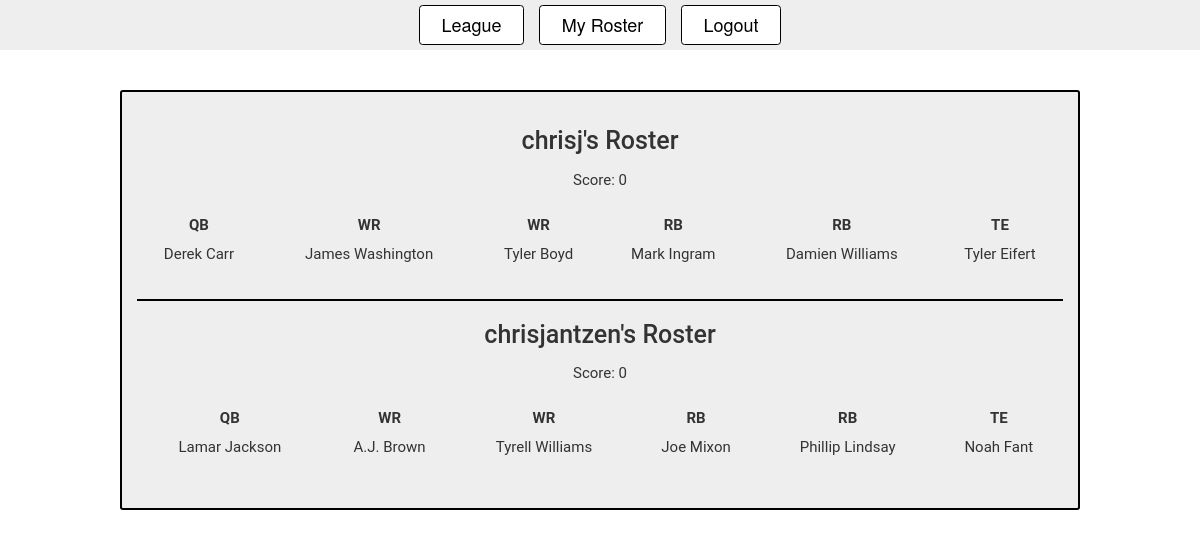
The app's page /league (signed in) with its own data.
### app.py (models this page shows)
class User(UserMixin, db.Model):
  id = db.Column(db.Integer, primary_key=True)
  username = db.Column(db.String(15), unique=True)
  email = db.Column(db.String(50), unique=True)
  password = db.Column(db.String(80))
  RosterID = db.Column(db.Integer)

### app.py (the view)
@app.route('/league')
@login_required
def league():
  rosters = Roster.query.with_entities(Roster.QB, Roster.WR1, Roster.WR2, Roster.RB1, Roster.RB2, Roster.TE, Roster.RosterID)
  players = getRosterPlayers(Players, User, rosters)
  return render_template('league.html', roster=players)

### app.py (called while the page is built)
@login_manager.user_loader
def load_user(user_id):
  return User.query.get(int(user_id))

### utils.py (called while the page is built)
def getRosterPlayers(Players, User, rosters):
  players = []
  for r in rosters:
    owner = User.query.filter_by(RosterID = r.RosterID).first()
    player_ids = [r.QB, r.WR1, r.WR2, r.RB1, r.RB2, r.TE]
    obj = {
      'names': {
        'QB': '',
        'WR1': '',
        'WR2': '',
        'RB1': '',
        'RB2': '',
        'TE': ''
      },
      'points': 0,
      'owner': owner.username
    }
    for pid, pos in zip(player_ids, positionsConst):
      name = Players.query.filter_by(PlayerID=pid).first()
      obj['names'][pos] = f'{name.PlayerFname} {name.PlayerLname}'
    players.append(obj)
  return players

### templates/league.html (shortened to what this page needs)
{% extends "bootstrap/base.html" %}
{% block styles %}
{{super()}}
<link rel="stylesheet" href="{{url_for('.static', filename='index.css')}}">
{% endblock %}
{% block content %}
<nav>
  <ul>
    <li><a href="{{ url_for('league') }}">League</a></li>
    <li><a href="{{ url_for('home') }}">My Roster</a></li>
    <li><a href="{{ url_for('logout') }}">Logout</a></li>
  </ul>
</nav>
<div class="container">
  <div class="template">
    {% for r in roster %}
      <div class="tableContainer">
        <h1 class="leagueTitle">{{ r.owner }}'s Roster</h1>
        <p>Score: {{ r.points }}</p>
        <table class="leagueTable">
          <tr>
            <th>QB</th>
            <th>WR</th>
            <th>WR</th>
            <th>RB</th>
            <th>RB</th>
            <th>TE</th>
          </tr>
          <tr>
            <td>{{ r.names['QB'] }}</td>
            <td>{{ r.names['WR1'] }}</td>
            <td>{{ r.names['WR2'] }}</td>
            <td>{{ r.names['RB1'] }}</td>
            <td>{{ r.names['RB2'] }}</td>
            <td>{{ r.names['TE'] }}</td>
          </tr>
        </table>
      </div>
    {% endfor %}
  </div>
</div>
{% endblock %}

### static/index.css (style rules this page uses)
.template { padding: 20px 15px; text-align: center; font-family: 'Roboto', sans-serif; max-width: 80vw; padding: 15px; margin: 0 auto; border: 2px solid black; background-color: #eee; border-radius: 0.2em; margin-top: 40px; }
.template div { text-align: left; font-size: 24px; }
a { display: inline-block; padding: 0.35em 1.2em; border: 0.1em solid black; margin: 1em 0.3em 0.3em 0; border-radius: 0.2em; box-sizing: border-box; text-decoration: none; font-weight: 300; color: black; text-align: center; transition: all 0.2s; font-size: large; width: 100%; background-color: white; }
table { margin: 3rem 0; width: 100%; text-align: center; }
table th { text-align: center; }
table td, th { padding: 0.25em; font-size: 1.5rem; }
nav { height: 50px; background: #eee; }
nav ul { height: 100%; display: flex; flex-direction: row; list-style: none; justify-content: center; align-items: center; margin: 0; padding: 0; }
nav ul li:not(:last-of-type) { margin-right: 1.5rem; }
nav ul li a { margin: 0; }
.leagueTitle { font-size: 2.5rem; margin-top: 2rem; }
.tableContainer { margin: 0; padding: 0; box-sizing: border-box; text-align: center; display: flex; flex-direction: column; justify-content: center; align-items: center; }
.tableContainer:not(:last-of-type) { border-bottom: 2px solid #000; }
.leagueTable { margin-top: 1.5rem; }
.tableContainer p { margin: 0.5rem 0; font-size: 1.5rem; }

### records on screen
User: owner "chrisj", points "0", names.QB "Derek Carr", names.WR1 "James Washington", names.WR2 "Tyler Boyd", names.RB1 "Mark Ingram", names.RB2 "Damien Williams", names.TE "Tyler Eifert"
User: owner "chrisjantzen", points "0", names.QB "Lamar Jackson", names.WR1 "A.J. Brown", names.WR2 "Tyrell Williams", names.RB1 "Joe Mixon", names.RB2 "Phillip Lindsay", names.TE "Noah Fant"
